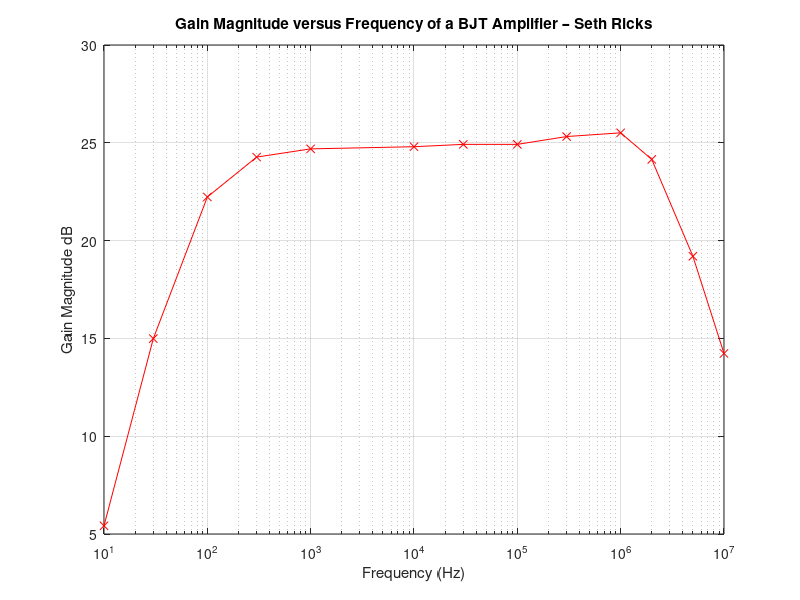

This figure's MATLAB source:
f = [10, 30, 100, 300, 1e3, 10e3, 30e3, 100e3, 300e3, 1e6, 2e6, 5e6, 10e6];
dB = [5.42, 14.99, 22.23, 24.27, 24.69, 24.80, 24.92, 24.92, 25.32, 25.51, 24.15, 19.20, 14.23];

semilogx(f, dB, 'r-x') 
grid on
xlabel('Frequency (Hz)');
ylabel('Gain Magnitude dB');
title('Gain Magnitude versus Frequency of a BJT Amplifier – Seth Ricks');
